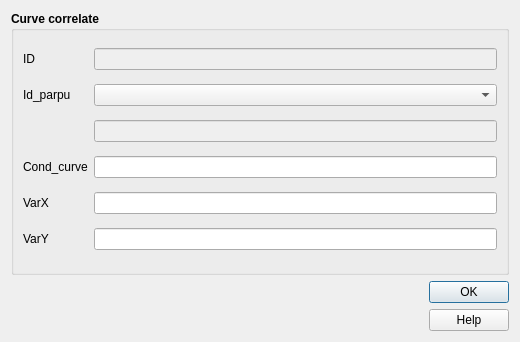
<?xml version="1.0" encoding="UTF-8"?>
<ui version="4.0">
 <class>curve</class>
 <widget class="QDialog" name="curve">
  <property name="geometry">
   <rect>
    <x>0</x>
    <y>0</y>
    <width>520</width>
    <height>342</height>
   </rect>
  </property>
  <property name="sizePolicy">
   <sizepolicy hsizetype="MinimumExpanding" vsizetype="MinimumExpanding">
    <horstretch>0</horstretch>
    <verstretch>0</verstretch>
   </sizepolicy>
  </property>
  <property name="minimumSize">
   <size>
    <width>520</width>
    <height>300</height>
   </size>
  </property>
  <property name="maximumSize">
   <size>
    <width>1500</width>
    <height>1500</height>
   </size>
  </property>
  <property name="windowTitle">
   <string>Curve correlate</string>
  </property>
  <property name="modal">
   <bool>true</bool>
  </property>
  <layout class="QVBoxLayout" name="verticalLayout_2">
   <item>
    <widget class="QGroupBox" name="groupBox_2">
     <property name="sizePolicy">
      <sizepolicy hsizetype="Expanding" vsizetype="Expanding">
       <horstretch>0</horstretch>
       <verstretch>0</verstretch>
      </sizepolicy>
     </property>
     <property name="font">
      <font>
       <weight>75</weight>
       <bold>true</bold>
      </font>
     </property>
     <property name="title">
      <string>Curve correlate</string>
     </property>
     <layout class="QGridLayout" name="gridLayout">
      <item row="2" column="1">
       <widget class="QLineEdit" name="pkey_parpu">
        <property name="enabled">
         <bool>false</bool>
        </property>
       </widget>
      </item>
      <item row="5" column="0">
       <widget class="QLabel" name="label_14">
        <property name="sizePolicy">
         <sizepolicy hsizetype="Minimum" vsizetype="Preferred">
          <horstretch>0</horstretch>
          <verstretch>0</verstretch>
         </sizepolicy>
        </property>
        <property name="minimumSize">
         <size>
          <width>45</width>
          <height>0</height>
         </size>
        </property>
        <property name="font">
         <font>
          <weight>50</weight>
          <bold>false</bold>
         </font>
        </property>
        <property name="text">
         <string>&lt;html&gt;&lt;head/&gt;&lt;body&gt;&lt;p&gt;VarY&lt;/p&gt;&lt;/body&gt;&lt;/html&gt;</string>
        </property>
       </widget>
      </item>
      <item row="4" column="1">
       <widget class="QLineEdit" name="varx">
        <property name="toolTip">
         <string/>
        </property>
        <property name="whatsThis">
         <string/>
        </property>
       </widget>
      </item>
      <item row="3" column="1">
       <widget class="QLineEdit" name="cond_curve">
        <property name="toolTip">
         <string/>
        </property>
        <property name="whatsThis">
         <string/>
        </property>
       </widget>
      </item>
      <item row="5" column="1">
       <widget class="QLineEdit" name="vary">
        <property name="toolTip">
         <string/>
        </property>
        <property name="whatsThis">
         <string/>
        </property>
       </widget>
      </item>
      <item row="3" column="0">
       <widget class="QLabel" name="label_12">
        <property name="sizePolicy">
         <sizepolicy hsizetype="Minimum" vsizetype="Preferred">
          <horstretch>0</horstretch>
          <verstretch>0</verstretch>
         </sizepolicy>
        </property>
        <property name="minimumSize">
         <size>
          <width>45</width>
          <height>0</height>
         </size>
        </property>
        <property name="font">
         <font>
          <weight>50</weight>
          <bold>false</bold>
         </font>
        </property>
        <property name="text">
         <string>&lt;html&gt;&lt;head/&gt;&lt;body&gt;&lt;p&gt;Cond_curve&lt;/p&gt;&lt;/body&gt;&lt;/html&gt;</string>
        </property>
       </widget>
      </item>
      <item row="1" column="0">
       <widget class="QLabel" name="label">
        <property name="font">
         <font>
          <weight>50</weight>
          <bold>false</bold>
         </font>
        </property>
        <property name="text">
         <string>Id_parpu</string>
        </property>
       </widget>
      </item>
      <item row="0" column="1">
       <widget class="QLineEdit" name="pkuid">
        <property name="enabled">
         <bool>false</bool>
        </property>
        <property name="palette">
         <palette>
          <active>
           <colorrole role="Text">
            <brush brushstyle="SolidPattern">
             <color alpha="255">
              <red>113</red>
              <green>113</green>
              <blue>113</blue>
             </color>
            </brush>
           </colorrole>
           <colorrole role="PlaceholderText">
            <brush brushstyle="NoBrush">
             <color alpha="128">
              <red>113</red>
              <green>113</green>
              <blue>113</blue>
             </color>
            </brush>
           </colorrole>
          </active>
          <inactive>
           <colorrole role="Text">
            <brush brushstyle="SolidPattern">
             <color alpha="255">
              <red>113</red>
              <green>113</green>
              <blue>113</blue>
             </color>
            </brush>
           </colorrole>
           <colorrole role="PlaceholderText">
            <brush brushstyle="NoBrush">
             <color alpha="128">
              <red>113</red>
              <green>113</green>
              <blue>113</blue>
             </color>
            </brush>
           </colorrole>
          </inactive>
          <disabled>
           <colorrole role="Text">
            <brush brushstyle="SolidPattern">
             <color alpha="255">
              <red>120</red>
              <green>120</green>
              <blue>120</blue>
             </color>
            </brush>
           </colorrole>
           <colorrole role="PlaceholderText">
            <brush brushstyle="NoBrush">
             <color alpha="128">
              <red>113</red>
              <green>113</green>
              <blue>113</blue>
             </color>
            </brush>
           </colorrole>
          </disabled>
         </palette>
        </property>
        <property name="toolTip">
         <string/>
        </property>
        <property name="whatsThis">
         <string/>
        </property>
        <property name="text">
         <string/>
        </property>
       </widget>
      </item>
      <item row="4" column="0">
       <widget class="QLabel" name="label_13">
        <property name="sizePolicy">
         <sizepolicy hsizetype="Minimum" vsizetype="Preferred">
          <horstretch>0</horstretch>
          <verstretch>0</verstretch>
         </sizepolicy>
        </property>
        <property name="minimumSize">
         <size>
          <width>45</width>
          <height>0</height>
         </size>
        </property>
        <property name="font">
         <font>
          <weight>50</weight>
          <bold>false</bold>
         </font>
        </property>
        <property name="text">
         <string>&lt;html&gt;&lt;head/&gt;&lt;body&gt;&lt;p&gt;VarX&lt;/p&gt;&lt;/body&gt;&lt;/html&gt;</string>
        </property>
       </widget>
      </item>
      <item row="1" column="1">
       <widget class="QComboBox" name="id_parpu">
        <property name="toolTip">
         <string/>
        </property>
        <property name="whatsThis">
         <string/>
        </property>
       </widget>
      </item>
      <item row="0" column="0">
       <widget class="QLabel" name="label_2">
        <property name="font">
         <font>
          <weight>50</weight>
          <bold>false</bold>
         </font>
        </property>
        <property name="text">
         <string>ID</string>
        </property>
       </widget>
      </item>
     </layout>
    </widget>
   </item>
   <item>
    <layout class="QHBoxLayout" name="horizontalLayout">
     <item>
      <widget class="QLabel" name="label_logo_cnr">
       <property name="maximumSize">
        <size>
         <width>81</width>
         <height>60</height>
        </size>
       </property>
       <property name="text">
        <string/>
       </property>
       <property name="pixmap">
        <pixmap>../loghi/Logo CNR-2010-Quadrato-ITA-high.png</pixmap>
       </property>
       <property name="scaledContents">
        <bool>true</bool>
       </property>
      </widget>
     </item>
     <item>
      <widget class="QLabel" name="label_logo_igag">
       <property name="maximumSize">
        <size>
         <width>70</width>
         <height>60</height>
        </size>
       </property>
       <property name="text">
        <string/>
       </property>
       <property name="pixmap">
        <pixmap>../loghi/IGAG-CMYK.png</pixmap>
       </property>
       <property name="scaledContents">
        <bool>true</bool>
       </property>
      </widget>
     </item>
     <item>
      <spacer name="horizontalSpacer">
       <property name="orientation">
        <enum>Qt::Horizontal</enum>
       </property>
       <property name="sizeHint" stdset="0">
        <size>
         <width>40</width>
         <height>20</height>
        </size>
       </property>
      </spacer>
     </item>
     <item>
      <layout class="QVBoxLayout" name="verticalLayout">
       <item>
        <widget class="QDialogButtonBox" name="buttonBox">
         <property name="sizePolicy">
          <sizepolicy hsizetype="Fixed" vsizetype="Fixed">
           <horstretch>0</horstretch>
           <verstretch>0</verstretch>
          </sizepolicy>
         </property>
         <property name="minimumSize">
          <size>
           <width>0</width>
           <height>0</height>
          </size>
         </property>
         <property name="cursor">
          <cursorShape>PointingHandCursor</cursorShape>
         </property>
         <property name="orientation">
          <enum>Qt::Vertical</enum>
         </property>
         <property name="standardButtons">
          <set>QDialogButtonBox::Ok</set>
         </property>
         <property name="centerButtons">
          <bool>true</bool>
         </property>
        </widget>
       </item>
       <item>
        <widget class="QPushButton" name="help_button">
         <property name="cursor">
          <cursorShape>PointingHandCursor</cursorShape>
         </property>
         <property name="text">
          <string>Help</string>
         </property>
        </widget>
       </item>
      </layout>
     </item>
    </layout>
   </item>
  </layout>
 </widget>
 <tabstops>
  <tabstop>pkuid</tabstop>
  <tabstop>id_parpu</tabstop>
  <tabstop>pkey_parpu</tabstop>
  <tabstop>cond_curve</tabstop>
  <tabstop>varx</tabstop>
  <tabstop>vary</tabstop>
  <tabstop>help_button</tabstop>
 </tabstops>
 <resources/>
 <connections/>
</ui>
